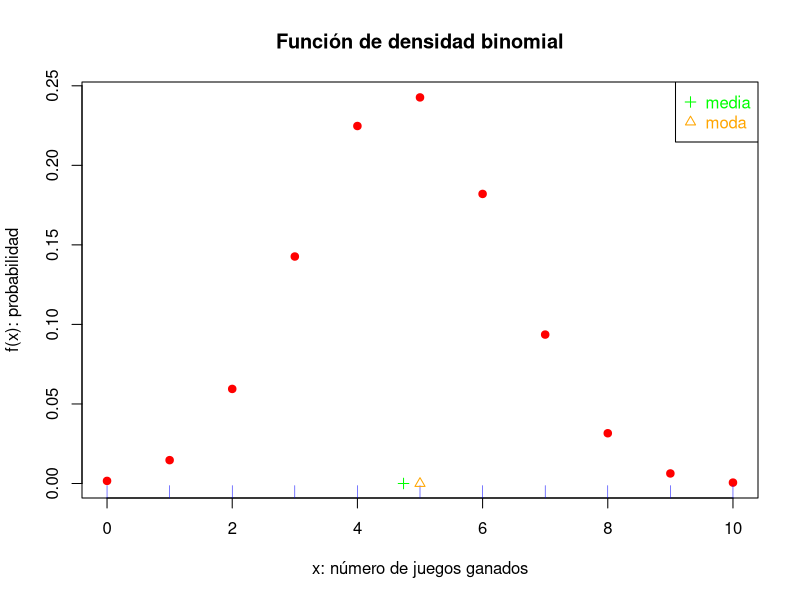
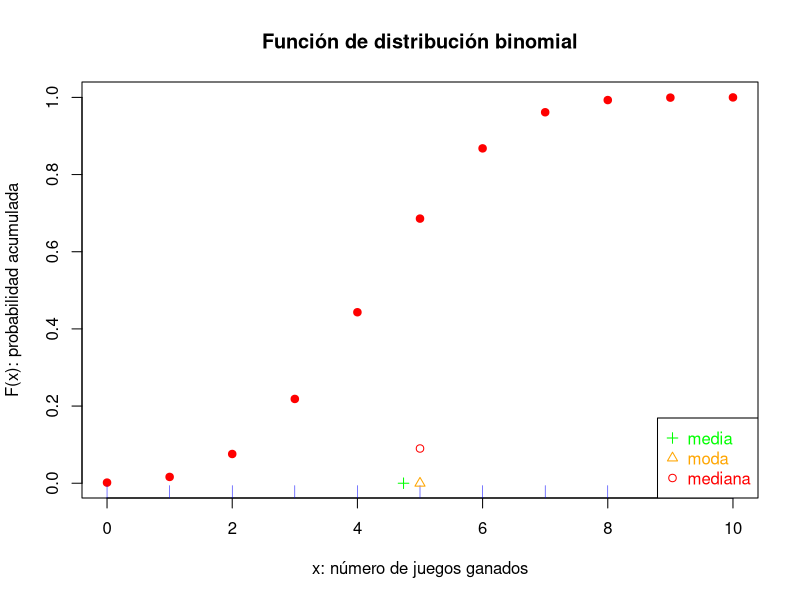

Write R code to recreate these figures, in order.
# Práctica: distribuciones de 
#           probabilidad discretas

# Contenido:
#:01 Distribución binomial 

#:01 Distribución binomial ----------
# X: número de éxitos en n ensayos 
#    de Bernoulli
# X = 0,1,...,n
# n >= 1, es el total de ensayos    
# p = P(E), de cada ensayo, 0 <= p <= 1.

# a) Ejemplo: apostar un peso a los 
#    números rojos en el juego de la
#    ruleta, n = 10 y p = 18/38 ~= 0.4737.

# Valores de los parámetros
n <- 10
p <- 18/38
x <- 0:n    # <- conjunto de valores posibles

# funcion de distribucion de probabilidad binomial (forma manual)
# choose es la combinatoria de n, r
f.x <- choose(n = n, k = x) * p^x * (1-p)^(n-x)
# Suma acumulada de las probabilidades
F.x <- cumsum(f.x)

# funcion de distribucion de probabilidad binomial (dbinom)
fx <- dbinom(x = x, size = n, prob = p)
# Suma acumulada de las probabilidades 
Fx <- pbinom(q = x, size = n, prob = p)

# Creamos la matriz
mat <- cbind(x, f.x, fx, F.x, Fx)

# Todos los valores los redondeamos a 4 decimales
mat <- round(mat, 4)

# Mostramos la matriz
mat

# Moda
moda <- which.max(fx) # <- Devuelve el indice de la moda
moda <- x[moda]       # <- Valor de la media x[moda]
moda

# Media
media <- n * p
media

# Media universal
media.formula.universal <- sum(x*fx)
media.formula.universal

# Mediana
mediana <- which(Fx >= 0.5)[1] # El minimo valor posible que sea mayor/igual a 0.5
mediana <- x[mediana]
mediana

# Varianza
varianza <- n * p * (1 - p)
varianza.formula.universal <- sum((x-media)^2*fx)
varianza
varianza.formula.universal

# Desviacion Estándar
d.e <- sqrt(varianza)
d.e

# Graficas

x11()
main <- "Función de densidad binomial"
xlab <- "x: número de juegos ganados"
ylab <- "f(x): probabilidad"

plot(x, fx, xlab = xlab, ylab = ylab, main = main,
     type = "p", pch = 19, col = "red")

rug(x, col = "blue")

points(c(media, moda), c(0, 0), pch = c(3, 2),
       col = c("green", "orange"))

leyenda <- c("media", "moda")

legend(x = "topright", legend = leyenda,
       pch = c(3, 2), col = c("green", "orange"),
       text.col = c("green", "orange"))

x11()
main <- "Función de distribución binomial"
xlab <- "x: número de juegos ganados"
ylab <- "F(x): probabilidad acumulada"

plot(x, Fx, xlab = xlab, ylab = ylab, main = main,
     type = "p", pch = 19, col = "red")

rug(x, col = "blue")

points(c(media, moda, mediana), c(0, 0, 0.09), pch = c(3, 2, 1),
       col = c("green", "orange", "red"))

leyenda <- c("media", "moda", "mediana")

legend(x = "bottomright", legend = leyenda,
       pch = c(3, 2, 1), col = c("green", "orange", "red"),
       text.col = c("green", "orange", "red"))






